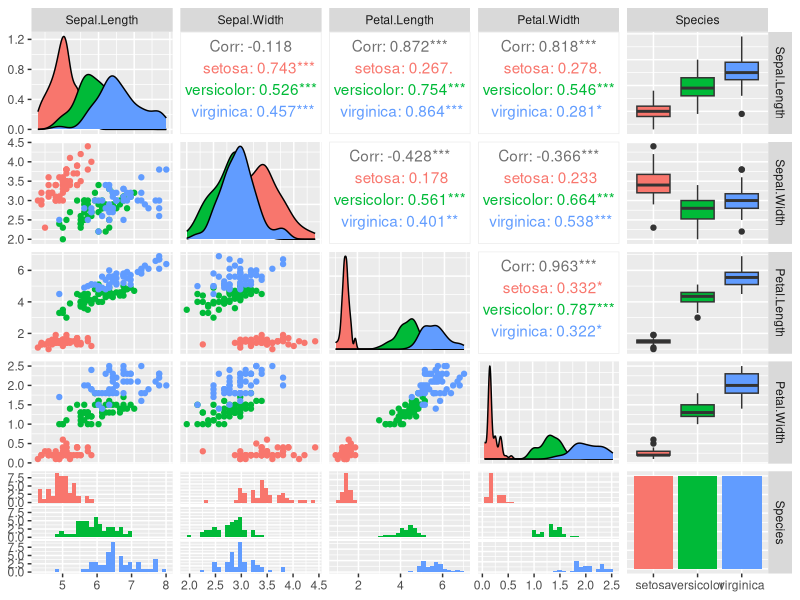
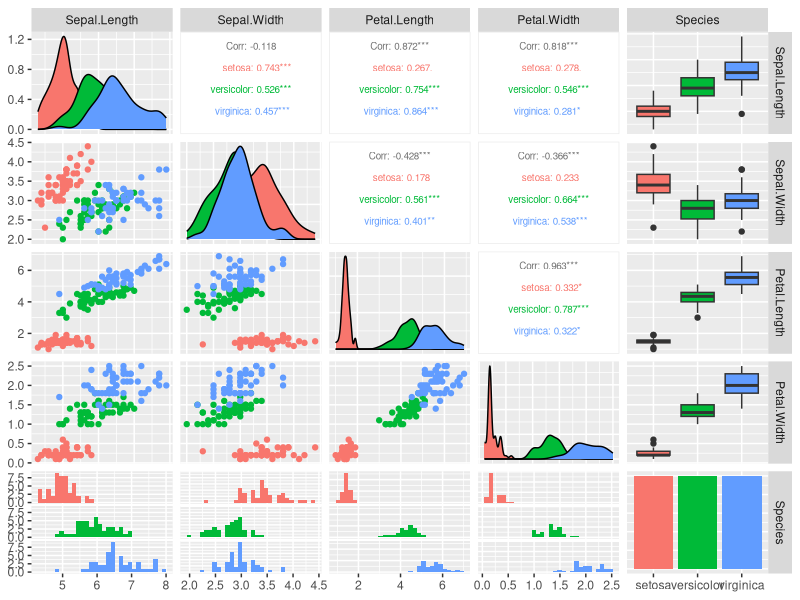

Recreate these plots in R, in order.
library(datasets)
library(GGally)
data(iris)

#Make a matrix of plots using the iris dataset
#the colour refers to different colours by group(the variable Species)
ggpairs(iris, aes(colour=Species))

#make the text smaller for the correlation values
ggpairs(iris, aes(colour=Species), upper = list(continuous = wrap("cor", size = 2.5)))


